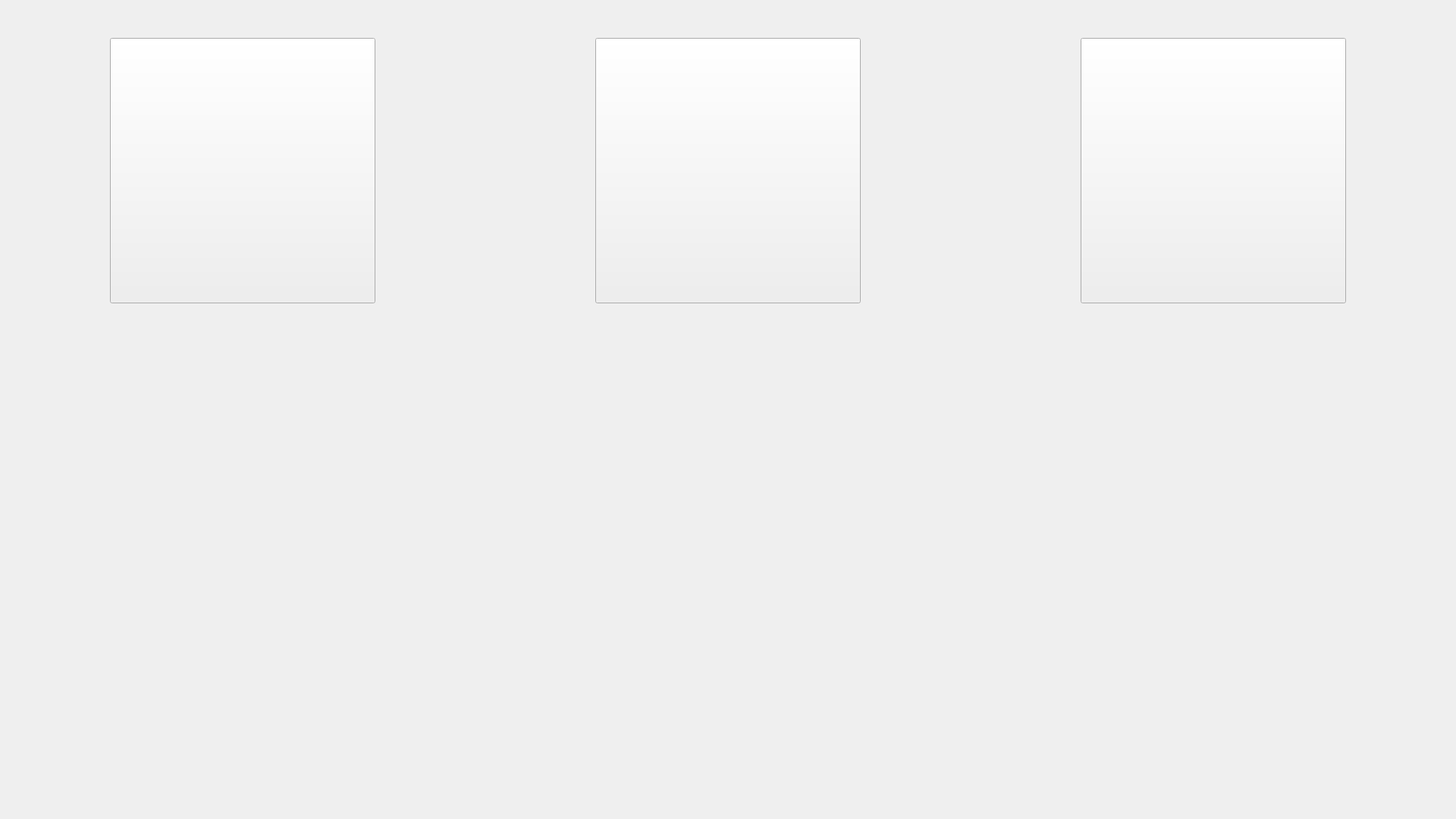
<?xml version="1.0" encoding="UTF-8"?>
<ui version="4.0">
 <class>MainWindowDesign</class>
 <widget class="QMainWindow" name="MainWindowDesign">
  <property name="geometry">
   <rect>
    <x>0</x>
    <y>0</y>
    <width>1920</width>
    <height>1080</height>
   </rect>
  </property>
  <property name="windowTitle">
   <string>QRosApp</string>
  </property>
  <property name="windowIcon">
   <iconset resource="../../ds4_control_kuro/resources/images.qrc">
    <normaloff>:/images/icon.png</normaloff>:/images/icon.png</iconset>
  </property>
  <property name="locale">
   <locale language="English" country="Australia"/>
  </property>
  <widget class="QWidget" name="centralwidget">
   <widget class="QLabel" name="background_label">
    <property name="geometry">
     <rect>
      <x>0</x>
      <y>0</y>
      <width>1041</width>
      <height>681</height>
     </rect>
    </property>
    <property name="text">
     <string/>
    </property>
   </widget>
   <widget class="QPushButton" name="ready_btn">
    <property name="geometry">
     <rect>
      <x>145</x>
      <y>50</y>
      <width>350</width>
      <height>350</height>
     </rect>
    </property>
    <property name="text">
     <string/>
    </property>
   </widget>
   <widget class="QPushButton" name="start_btn">
    <property name="geometry">
     <rect>
      <x>785</x>
      <y>50</y>
      <width>350</width>
      <height>350</height>
     </rect>
    </property>
    <property name="text">
     <string/>
    </property>
   </widget>
   <widget class="QPushButton" name="stop_btn">
    <property name="geometry">
     <rect>
      <x>1425</x>
      <y>50</y>
      <width>350</width>
      <height>350</height>
     </rect>
    </property>
    <property name="text">
     <string/>
    </property>
   </widget>
  </widget>
  <action name="action_Quit">
   <property name="text">
    <string>&amp;Quit</string>
   </property>
   <property name="shortcut">
    <string>Ctrl+Q</string>
   </property>
   <property name="shortcutContext">
    <enum>Qt::ApplicationShortcut</enum>
   </property>
  </action>
  <action name="action_Preferences">
   <property name="text">
    <string>&amp;Preferences</string>
   </property>
  </action>
  <action name="actionAbout">
   <property name="text">
    <string>&amp;About</string>
   </property>
  </action>
  <action name="actionAbout_Qt">
   <property name="text">
    <string>About &amp;Qt</string>
   </property>
  </action>
 </widget>
 <resources>
  <include location="../../ds4_control_kuro/resources/images.qrc"/>
 </resources>
 <connections>
  <connection>
   <sender>action_Quit</sender>
   <signal>triggered()</signal>
   <receiver>MainWindowDesign</receiver>
   <slot>close()</slot>
   <hints>
    <hint type="sourcelabel">
     <x>-1</x>
     <y>-1</y>
    </hint>
    <hint type="destinationlabel">
     <x>399</x>
     <y>299</y>
    </hint>
   </hints>
  </connection>
 </connections>
</ui>
